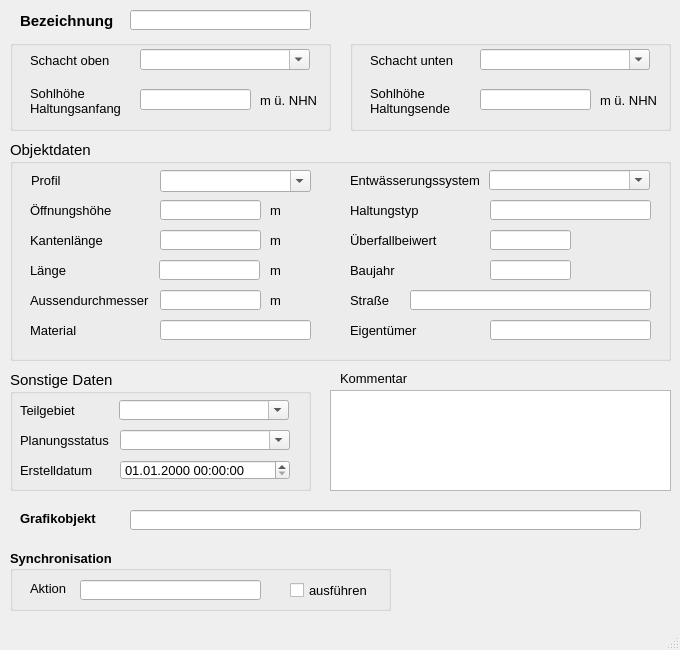
<?xml version="1.0" encoding="UTF-8"?>
<ui version="4.0">
 <class>MainWindow</class>
 <widget class="QMainWindow" name="MainWindow">
  <property name="geometry">
   <rect>
    <x>0</x>
    <y>0</y>
    <width>680</width>
    <height>650</height>
   </rect>
  </property>
  <property name="minimumSize">
   <size>
    <width>680</width>
    <height>650</height>
   </size>
  </property>
  <property name="font">
   <font>
    <family>Tahoma</family>
    <pointsize>10</pointsize>
   </font>
  </property>
  <property name="windowTitle">
   <string>Wehr</string>
  </property>
  <widget class="QWidget" name="centralwidget">
   <widget class="QTextEdit" name="kommentar">
    <property name="geometry">
     <rect>
      <x>330</x>
      <y>390</y>
      <width>341</width>
      <height>101</height>
     </rect>
    </property>
    <property name="font">
     <font>
      <family>Tahoma</family>
      <pointsize>10</pointsize>
     </font>
    </property>
    <property name="toolTip">
     <string>&lt;html&gt;&lt;head/&gt;&lt;body&gt;&lt;p&gt;Platz für zusätzliche Kommentare&lt;/p&gt;&lt;/body&gt;&lt;/html&gt;</string>
    </property>
    <property name="statusTip">
     <string>Platz für zusätzliche Kommentare</string>
    </property>
   </widget>
   <widget class="QLabel" name="label">
    <property name="geometry">
     <rect>
      <x>20</x>
      <y>10</y>
      <width>101</width>
      <height>21</height>
     </rect>
    </property>
    <property name="font">
     <font>
      <family>Tahoma</family>
      <pointsize>11</pointsize>
      <weight>75</weight>
      <bold>true</bold>
     </font>
    </property>
    <property name="text">
     <string>Bezeichnung</string>
    </property>
   </widget>
   <widget class="QGroupBox" name="groupBox_3">
    <property name="geometry">
     <rect>
      <x>10</x>
      <y>370</y>
      <width>301</width>
      <height>121</height>
     </rect>
    </property>
    <property name="font">
     <font>
      <family>Tahoma</family>
      <pointsize>11</pointsize>
     </font>
    </property>
    <property name="title">
     <string>Sonstige Daten</string>
    </property>
    <widget class="QComboBox" name="teilgebiet">
     <property name="geometry">
      <rect>
       <x>109</x>
       <y>30</y>
       <width>170</width>
       <height>20</height>
      </rect>
     </property>
     <property name="font">
      <font>
       <family>Tahoma</family>
       <pointsize>10</pointsize>
      </font>
     </property>
     <property name="toolTip">
      <string>&lt;html&gt;&lt;head/&gt;&lt;body&gt;&lt;p&gt;Zuordnung zu definiertem Teilgebiet&lt;/p&gt;&lt;/body&gt;&lt;/html&gt;</string>
     </property>
     <property name="statusTip">
      <string>Zuordnung zu definiertem Teilgebiet</string>
     </property>
     <property name="editable">
      <bool>true</bool>
     </property>
    </widget>
    <widget class="QLabel" name="label_11">
     <property name="geometry">
      <rect>
       <x>10</x>
       <y>30</y>
       <width>71</width>
       <height>20</height>
      </rect>
     </property>
     <property name="font">
      <font>
       <family>Tahoma</family>
       <pointsize>10</pointsize>
      </font>
     </property>
     <property name="text">
      <string>Teilgebiet</string>
     </property>
     <property name="buddy">
      <cstring>simstatus</cstring>
     </property>
    </widget>
    <widget class="QComboBox" name="simstatus">
     <property name="geometry">
      <rect>
       <x>110</x>
       <y>60</y>
       <width>170</width>
       <height>20</height>
      </rect>
     </property>
     <property name="font">
      <font>
       <family>Tahoma</family>
       <pointsize>10</pointsize>
      </font>
     </property>
     <property name="toolTip">
      <string>&lt;html&gt;&lt;head/&gt;&lt;body&gt;&lt;p&gt;aktueller Status (z.B. vorhanden, in Planung, etc.)&lt;/p&gt;&lt;/body&gt;&lt;/html&gt;</string>
     </property>
     <property name="statusTip">
      <string>aktueller Status (z.B. vorhanden, in Planung, etc.)</string>
     </property>
     <property name="editable">
      <bool>true</bool>
     </property>
    </widget>
    <widget class="QgsDateTimeEdit" name="createdat">
     <property name="geometry">
      <rect>
       <x>110</x>
       <y>90</y>
       <width>170</width>
       <height>20</height>
      </rect>
     </property>
     <property name="font">
      <font>
       <family>Tahoma</family>
       <pointsize>10</pointsize>
      </font>
     </property>
     <property name="currentSection">
      <enum>QDateTimeEdit::DaySection</enum>
     </property>
     <property name="displayFormat">
      <string>dd.MM.yyyy HH:mm:ss</string>
     </property>
    </widget>
    <widget class="QLabel" name="label_10">
     <property name="geometry">
      <rect>
       <x>10</x>
       <y>60</y>
       <width>111</width>
       <height>21</height>
      </rect>
     </property>
     <property name="font">
      <font>
       <family>Tahoma</family>
       <pointsize>10</pointsize>
      </font>
     </property>
     <property name="text">
      <string>Planungsstatus</string>
     </property>
     <property name="buddy">
      <cstring>simstatus</cstring>
     </property>
    </widget>
    <widget class="QLabel" name="label_71">
     <property name="geometry">
      <rect>
       <x>10</x>
       <y>90</y>
       <width>151</width>
       <height>21</height>
      </rect>
     </property>
     <property name="font">
      <font>
       <family>Tahoma</family>
       <pointsize>10</pointsize>
      </font>
     </property>
     <property name="text">
      <string>Erstelldatum</string>
     </property>
    </widget>
   </widget>
   <widget class="QGroupBox" name="groupBox_2">
    <property name="geometry">
     <rect>
      <x>10</x>
      <y>140</y>
      <width>661</width>
      <height>221</height>
     </rect>
    </property>
    <property name="font">
     <font>
      <family>Tahoma</family>
      <pointsize>11</pointsize>
     </font>
    </property>
    <property name="title">
     <string>Objektdaten</string>
    </property>
    <widget class="QComboBox" name="entwart">
     <property name="geometry">
      <rect>
       <x>479</x>
       <y>30</y>
       <width>161</width>
       <height>20</height>
      </rect>
     </property>
     <property name="font">
      <font>
       <family>Tahoma</family>
       <pointsize>10</pointsize>
      </font>
     </property>
     <property name="toolTip">
      <string>&lt;html&gt;&lt;head/&gt;&lt;body&gt;&lt;p&gt;vorh. Entwässerungssystem (z.B. Mischwasser, Regenwasser, etc.)&lt;/p&gt;&lt;/body&gt;&lt;/html&gt;</string>
     </property>
     <property name="statusTip">
      <string>vorh. Entwässerungssystem (z.B. Mischwasser, Regenwasser, etc.)</string>
     </property>
     <property name="editable">
      <bool>true</bool>
     </property>
    </widget>
    <widget class="QLabel" name="label_16">
     <property name="geometry">
      <rect>
       <x>260</x>
       <y>60</y>
       <width>20</width>
       <height>21</height>
      </rect>
     </property>
     <property name="font">
      <font>
       <family>Tahoma</family>
       <pointsize>10</pointsize>
      </font>
     </property>
     <property name="text">
      <string>m </string>
     </property>
    </widget>
    <widget class="QLabel" name="label_7">
     <property name="geometry">
      <rect>
       <x>20</x>
       <y>60</y>
       <width>100</width>
       <height>20</height>
      </rect>
     </property>
     <property name="font">
      <font>
       <family>Tahoma</family>
       <pointsize>10</pointsize>
      </font>
     </property>
     <property name="text">
      <string>Öffnungshöhe</string>
     </property>
    </widget>
    <widget class="QLineEdit" name="hoehe">
     <property name="geometry">
      <rect>
       <x>150</x>
       <y>60</y>
       <width>101</width>
       <height>20</height>
      </rect>
     </property>
     <property name="font">
      <font>
       <family>Tahoma</family>
       <pointsize>10</pointsize>
      </font>
     </property>
     <property name="toolTip">
      <string>&lt;html&gt;&lt;head/&gt;&lt;body&gt;&lt;p&gt;für grafische Darstellung im Längsschnitt&lt;/p&gt;&lt;/body&gt;&lt;/html&gt;</string>
     </property>
     <property name="statusTip">
      <string>für grafische Darstellung im Längsschnitt</string>
     </property>
    </widget>
    <widget class="QLabel" name="label_51">
     <property name="geometry">
      <rect>
       <x>340</x>
       <y>30</y>
       <width>140</width>
       <height>20</height>
      </rect>
     </property>
     <property name="font">
      <font>
       <family>Tahoma</family>
       <pointsize>10</pointsize>
      </font>
     </property>
     <property name="text">
      <string>Entwässerungssystem</string>
     </property>
    </widget>
    <widget class="QLabel" name="label_8">
     <property name="geometry">
      <rect>
       <x>20</x>
       <y>90</y>
       <width>100</width>
       <height>20</height>
      </rect>
     </property>
     <property name="font">
      <font>
       <family>Tahoma</family>
       <pointsize>10</pointsize>
      </font>
     </property>
     <property name="text">
      <string>Kantenlänge</string>
     </property>
    </widget>
    <widget class="QLineEdit" name="breite">
     <property name="geometry">
      <rect>
       <x>150</x>
       <y>90</y>
       <width>101</width>
       <height>20</height>
      </rect>
     </property>
     <property name="font">
      <font>
       <family>Tahoma</family>
       <pointsize>10</pointsize>
      </font>
     </property>
     <property name="toolTip">
      <string>&lt;html&gt;&lt;head/&gt;&lt;body&gt;&lt;p&gt;für grafische Darstellung im Längsschnitt&lt;/p&gt;&lt;/body&gt;&lt;/html&gt;</string>
     </property>
     <property name="statusTip">
      <string>für grafische Darstellung im Längsschnitt</string>
     </property>
    </widget>
    <widget class="QLabel" name="label_17">
     <property name="geometry">
      <rect>
       <x>260</x>
       <y>90</y>
       <width>20</width>
       <height>21</height>
      </rect>
     </property>
     <property name="font">
      <font>
       <family>Tahoma</family>
       <pointsize>10</pointsize>
      </font>
     </property>
     <property name="text">
      <string>m </string>
     </property>
    </widget>
    <widget class="QLabel" name="label_54">
     <property name="geometry">
      <rect>
       <x>21</x>
       <y>30</y>
       <width>91</width>
       <height>21</height>
      </rect>
     </property>
     <property name="font">
      <font>
       <family>Tahoma</family>
       <pointsize>10</pointsize>
      </font>
     </property>
     <property name="text">
      <string>Profil</string>
     </property>
    </widget>
    <widget class="QComboBox" name="profilnam">
     <property name="geometry">
      <rect>
       <x>150</x>
       <y>30</y>
       <width>151</width>
       <height>22</height>
      </rect>
     </property>
     <property name="font">
      <font>
       <family>Tahoma</family>
       <pointsize>10</pointsize>
      </font>
     </property>
     <property name="toolTip">
      <string/>
     </property>
     <property name="statusTip">
      <string>Profiltyp für das Rohr</string>
     </property>
     <property name="editable">
      <bool>true</bool>
     </property>
    </widget>
    <widget class="QLabel" name="label_27">
     <property name="geometry">
      <rect>
       <x>260</x>
       <y>150</y>
       <width>31</width>
       <height>21</height>
      </rect>
     </property>
     <property name="font">
      <font>
       <family>Tahoma</family>
       <pointsize>10</pointsize>
      </font>
     </property>
     <property name="text">
      <string>m</string>
     </property>
    </widget>
    <widget class="QLineEdit" name="laenge">
     <property name="geometry">
      <rect>
       <x>149</x>
       <y>120</y>
       <width>101</width>
       <height>20</height>
      </rect>
     </property>
     <property name="font">
      <font>
       <family>Tahoma</family>
       <pointsize>10</pointsize>
      </font>
     </property>
     <property name="toolTip">
      <string/>
     </property>
     <property name="statusTip">
      <string/>
     </property>
    </widget>
    <widget class="QLabel" name="label_21">
     <property name="geometry">
      <rect>
       <x>260</x>
       <y>120</y>
       <width>30</width>
       <height>20</height>
      </rect>
     </property>
     <property name="font">
      <font>
       <family>Tahoma</family>
       <pointsize>10</pointsize>
      </font>
     </property>
     <property name="text">
      <string>m </string>
     </property>
    </widget>
    <widget class="QLabel" name="label_13">
     <property name="geometry">
      <rect>
       <x>20</x>
       <y>150</y>
       <width>121</width>
       <height>21</height>
      </rect>
     </property>
     <property name="font">
      <font>
       <family>Tahoma</family>
       <pointsize>10</pointsize>
      </font>
     </property>
     <property name="text">
      <string>Aussendurchmesser</string>
     </property>
    </widget>
    <widget class="QLineEdit" name="aussendurchmesser">
     <property name="geometry">
      <rect>
       <x>150</x>
       <y>150</y>
       <width>101</width>
       <height>20</height>
      </rect>
     </property>
     <property name="toolTip">
      <string/>
     </property>
     <property name="statusTip">
      <string/>
     </property>
    </widget>
    <widget class="QLineEdit" name="material">
     <property name="geometry">
      <rect>
       <x>150</x>
       <y>180</y>
       <width>151</width>
       <height>20</height>
      </rect>
     </property>
     <property name="toolTip">
      <string/>
     </property>
     <property name="statusTip">
      <string/>
     </property>
    </widget>
    <widget class="QLabel" name="label_18">
     <property name="geometry">
      <rect>
       <x>20</x>
       <y>120</y>
       <width>151</width>
       <height>21</height>
      </rect>
     </property>
     <property name="font">
      <font>
       <family>Tahoma</family>
       <pointsize>10</pointsize>
      </font>
     </property>
     <property name="text">
      <string>Länge</string>
     </property>
    </widget>
    <widget class="QLabel" name="label_23">
     <property name="geometry">
      <rect>
       <x>20</x>
       <y>180</y>
       <width>101</width>
       <height>21</height>
      </rect>
     </property>
     <property name="font">
      <font>
       <family>Tahoma</family>
       <pointsize>10</pointsize>
      </font>
     </property>
     <property name="text">
      <string>Material</string>
     </property>
    </widget>
    <widget class="QLabel" name="label_19">
     <property name="geometry">
      <rect>
       <x>340</x>
       <y>60</y>
       <width>101</width>
       <height>21</height>
      </rect>
     </property>
     <property name="font">
      <font>
       <family>Tahoma</family>
       <pointsize>10</pointsize>
      </font>
     </property>
     <property name="text">
      <string>Haltungstyp</string>
     </property>
    </widget>
    <widget class="QLineEdit" name="strasse">
     <property name="geometry">
      <rect>
       <x>400</x>
       <y>150</y>
       <width>241</width>
       <height>20</height>
      </rect>
     </property>
     <property name="font">
      <font>
       <family>Tahoma</family>
       <pointsize>10</pointsize>
      </font>
     </property>
     <property name="toolTip">
      <string/>
     </property>
     <property name="statusTip">
      <string/>
     </property>
    </widget>
    <widget class="QLineEdit" name="haltungstyp">
     <property name="geometry">
      <rect>
       <x>480</x>
       <y>60</y>
       <width>161</width>
       <height>20</height>
      </rect>
     </property>
    </widget>
    <widget class="QLineEdit" name="baujahr">
     <property name="geometry">
      <rect>
       <x>480</x>
       <y>120</y>
       <width>81</width>
       <height>20</height>
      </rect>
     </property>
     <property name="toolTip">
      <string/>
     </property>
     <property name="statusTip">
      <string/>
     </property>
    </widget>
    <widget class="QLineEdit" name="eigentum">
     <property name="geometry">
      <rect>
       <x>480</x>
       <y>180</y>
       <width>161</width>
       <height>20</height>
      </rect>
     </property>
     <property name="toolTip">
      <string/>
     </property>
     <property name="statusTip">
      <string/>
     </property>
    </widget>
    <widget class="QLabel" name="label_20">
     <property name="geometry">
      <rect>
       <x>340</x>
       <y>180</y>
       <width>90</width>
       <height>21</height>
      </rect>
     </property>
     <property name="font">
      <font>
       <family>Tahoma</family>
       <pointsize>10</pointsize>
      </font>
     </property>
     <property name="text">
      <string>Eigentümer</string>
     </property>
    </widget>
    <widget class="QLabel" name="label_2">
     <property name="geometry">
      <rect>
       <x>340</x>
       <y>150</y>
       <width>65</width>
       <height>21</height>
      </rect>
     </property>
     <property name="font">
      <font>
       <family>Tahoma</family>
       <pointsize>10</pointsize>
      </font>
     </property>
     <property name="text">
      <string>Straße</string>
     </property>
    </widget>
    <widget class="QLabel" name="label_26">
     <property name="geometry">
      <rect>
       <x>340</x>
       <y>120</y>
       <width>101</width>
       <height>21</height>
      </rect>
     </property>
     <property name="font">
      <font>
       <family>Tahoma</family>
       <pointsize>10</pointsize>
      </font>
     </property>
     <property name="text">
      <string>Baujahr</string>
     </property>
    </widget>
    <widget class="QLineEdit" name="ks">
     <property name="geometry">
      <rect>
       <x>480</x>
       <y>90</y>
       <width>81</width>
       <height>20</height>
      </rect>
     </property>
     <property name="font">
      <font>
       <family>Tahoma</family>
       <pointsize>10</pointsize>
      </font>
     </property>
     <property name="toolTip">
      <string>&lt;html&gt;&lt;head/&gt;&lt;body&gt;&lt;p&gt;abhängig von Form der Wehrkrone (0,49 bis 0,75)&lt;/p&gt;&lt;/body&gt;&lt;/html&gt;</string>
     </property>
     <property name="statusTip">
      <string>abhängig von Form der Wehrkrone (0,49 bis 0,75)</string>
     </property>
    </widget>
    <widget class="QLabel" name="label_61">
     <property name="geometry">
      <rect>
       <x>340</x>
       <y>90</y>
       <width>110</width>
       <height>20</height>
      </rect>
     </property>
     <property name="font">
      <font>
       <family>Tahoma</family>
       <pointsize>10</pointsize>
      </font>
     </property>
     <property name="text">
      <string>Überfallbeiwert</string>
     </property>
    </widget>
   </widget>
   <widget class="QLineEdit" name="haltnam">
    <property name="geometry">
     <rect>
      <x>130</x>
      <y>10</y>
      <width>181</width>
      <height>20</height>
     </rect>
    </property>
    <property name="toolTip">
     <string>&lt;html&gt;&lt;head/&gt;&lt;body&gt;&lt;p&gt;Eindeutige Bezeichnung&lt;/p&gt;&lt;/body&gt;&lt;/html&gt;</string>
    </property>
    <property name="statusTip">
     <string>Eindeutige Bezeichnung</string>
    </property>
   </widget>
   <widget class="QLabel" name="label_22">
    <property name="geometry">
     <rect>
      <x>340</x>
      <y>370</y>
      <width>81</width>
      <height>16</height>
     </rect>
    </property>
    <property name="font">
     <font>
      <family>Tahoma</family>
      <pointsize>10</pointsize>
     </font>
    </property>
    <property name="text">
     <string>Kommentar</string>
    </property>
   </widget>
   <widget class="QGroupBox" name="groupBox_4">
    <property name="geometry">
     <rect>
      <x>350</x>
      <y>40</y>
      <width>321</width>
      <height>91</height>
     </rect>
    </property>
    <property name="font">
     <font>
      <family>Tahoma</family>
      <pointsize>11</pointsize>
     </font>
    </property>
    <property name="title">
     <string/>
    </property>
    <widget class="QLineEdit" name="sohleunten">
     <property name="geometry">
      <rect>
       <x>130</x>
       <y>49</y>
       <width>111</width>
       <height>21</height>
      </rect>
     </property>
     <property name="font">
      <font>
       <family>Tahoma</family>
       <pointsize>10</pointsize>
      </font>
     </property>
     <property name="toolTip">
      <string/>
     </property>
     <property name="statusTip">
      <string/>
     </property>
    </widget>
    <widget class="QLabel" name="label_9">
     <property name="geometry">
      <rect>
       <x>20</x>
       <y>10</y>
       <width>91</width>
       <height>21</height>
      </rect>
     </property>
     <property name="font">
      <font>
       <family>Tahoma</family>
       <pointsize>10</pointsize>
      </font>
     </property>
     <property name="text">
      <string>Schacht unten</string>
     </property>
    </widget>
    <widget class="QLabel" name="label_12">
     <property name="geometry">
      <rect>
       <x>20</x>
       <y>40</y>
       <width>101</width>
       <height>41</height>
      </rect>
     </property>
     <property name="font">
      <font>
       <family>Tahoma</family>
       <pointsize>10</pointsize>
      </font>
     </property>
     <property name="text">
      <string>Sohlhöhe
Haltungsende</string>
     </property>
    </widget>
    <widget class="QLabel" name="label_15">
     <property name="geometry">
      <rect>
       <x>250</x>
       <y>50</y>
       <width>61</width>
       <height>21</height>
      </rect>
     </property>
     <property name="font">
      <font>
       <family>Tahoma</family>
       <pointsize>10</pointsize>
      </font>
     </property>
     <property name="text">
      <string>m ü. NHN</string>
     </property>
    </widget>
    <widget class="QComboBox" name="schunten">
     <property name="geometry">
      <rect>
       <x>130</x>
       <y>9</y>
       <width>170</width>
       <height>21</height>
      </rect>
     </property>
     <property name="font">
      <font>
       <family>Tahoma</family>
       <pointsize>10</pointsize>
      </font>
     </property>
     <property name="toolTip">
      <string>&lt;html&gt;&lt;head/&gt;&lt;body&gt;&lt;p&gt;&lt;span style=&quot; font-family:'Calibri','sans-serif';&quot;&gt;Name des unteren Schachts&lt;/span&gt;&lt;/p&gt;&lt;/body&gt;&lt;/html&gt;</string>
     </property>
     <property name="statusTip">
      <string>Name des unteren Schachts</string>
     </property>
     <property name="editable">
      <bool>true</bool>
     </property>
    </widget>
   </widget>
   <widget class="QGroupBox" name="groupBox">
    <property name="geometry">
     <rect>
      <x>10</x>
      <y>40</y>
      <width>321</width>
      <height>91</height>
     </rect>
    </property>
    <property name="font">
     <font>
      <family>Tahoma</family>
      <pointsize>11</pointsize>
     </font>
    </property>
    <property name="title">
     <string/>
    </property>
    <widget class="QLabel" name="label_3">
     <property name="geometry">
      <rect>
       <x>20</x>
       <y>10</y>
       <width>91</width>
       <height>21</height>
      </rect>
     </property>
     <property name="font">
      <font>
       <family>Tahoma</family>
       <pointsize>10</pointsize>
      </font>
     </property>
     <property name="text">
      <string>Schacht oben</string>
     </property>
    </widget>
    <widget class="QLabel" name="label_5">
     <property name="geometry">
      <rect>
       <x>20</x>
       <y>40</y>
       <width>91</width>
       <height>41</height>
      </rect>
     </property>
     <property name="font">
      <font>
       <family>Tahoma</family>
       <pointsize>10</pointsize>
      </font>
     </property>
     <property name="text">
      <string>Sohlhöhe
Haltungsanfang</string>
     </property>
    </widget>
    <widget class="QLabel" name="label_14">
     <property name="geometry">
      <rect>
       <x>250</x>
       <y>50</y>
       <width>61</width>
       <height>21</height>
      </rect>
     </property>
     <property name="font">
      <font>
       <family>Tahoma</family>
       <pointsize>10</pointsize>
      </font>
     </property>
     <property name="text">
      <string>m ü. NHN</string>
     </property>
    </widget>
    <widget class="QComboBox" name="schoben">
     <property name="geometry">
      <rect>
       <x>130</x>
       <y>9</y>
       <width>170</width>
       <height>21</height>
      </rect>
     </property>
     <property name="font">
      <font>
       <family>Tahoma</family>
       <pointsize>10</pointsize>
      </font>
     </property>
     <property name="toolTip">
      <string>&lt;html&gt;&lt;head/&gt;&lt;body&gt;&lt;p&gt;&lt;span style=&quot; font-family:'Calibri','sans-serif';&quot;&gt;Name des oberen Schachts&lt;/span&gt;&lt;/p&gt;&lt;/body&gt;&lt;/html&gt;</string>
     </property>
     <property name="statusTip">
      <string>Name des oberen Schachts</string>
     </property>
     <property name="editable">
      <bool>true</bool>
     </property>
    </widget>
    <widget class="QLineEdit" name="sohleoben">
     <property name="geometry">
      <rect>
       <x>130</x>
       <y>49</y>
       <width>111</width>
       <height>21</height>
      </rect>
     </property>
     <property name="font">
      <font>
       <family>Tahoma</family>
       <pointsize>10</pointsize>
      </font>
     </property>
     <property name="toolTip">
      <string/>
     </property>
     <property name="statusTip">
      <string/>
     </property>
    </widget>
   </widget>
   <widget class="QGroupBox" name="groupBox_sync">
    <property name="geometry">
     <rect>
      <x>10</x>
      <y>550</y>
      <width>381</width>
      <height>61</height>
     </rect>
    </property>
    <property name="font">
     <font>
      <family>Tahoma</family>
      <pointsize>10</pointsize>
      <weight>75</weight>
      <bold>true</bold>
     </font>
    </property>
    <property name="title">
     <string>Synchronisation</string>
    </property>
    <widget class="QCheckBox" name="status">
     <property name="geometry">
      <rect>
       <x>280</x>
       <y>30</y>
       <width>101</width>
       <height>21</height>
      </rect>
     </property>
     <property name="font">
      <font>
       <family>Tahoma</family>
       <pointsize>10</pointsize>
       <weight>50</weight>
       <bold>false</bold>
      </font>
     </property>
     <property name="toolTip">
      <string>Synchronisation aktivieren</string>
     </property>
     <property name="statusTip">
      <string>Synchronisation aktivieren</string>
     </property>
     <property name="text">
      <string>ausführen</string>
     </property>
    </widget>
    <widget class="QLabel" name="label_24">
     <property name="geometry">
      <rect>
       <x>20</x>
       <y>30</y>
       <width>51</width>
       <height>16</height>
      </rect>
     </property>
     <property name="font">
      <font>
       <family>Tahoma</family>
       <pointsize>10</pointsize>
       <weight>50</weight>
       <bold>false</bold>
      </font>
     </property>
     <property name="text">
      <string>Aktion</string>
     </property>
    </widget>
    <widget class="QLineEdit" name="aktion">
     <property name="geometry">
      <rect>
       <x>70</x>
       <y>30</y>
       <width>181</width>
       <height>20</height>
      </rect>
     </property>
     <property name="toolTip">
      <string>&lt;html&gt;&lt;head/&gt;&lt;body&gt;&lt;p&gt;Maßnahme zur Synchronisation&lt;/p&gt;&lt;/body&gt;&lt;/html&gt;</string>
     </property>
     <property name="statusTip">
      <string>Maßnahme zur Synchronisation</string>
     </property>
    </widget>
   </widget>
   <widget class="QLabel" name="label_25">
    <property name="geometry">
     <rect>
      <x>20</x>
      <y>510</y>
      <width>101</width>
      <height>16</height>
     </rect>
    </property>
    <property name="font">
     <font>
      <family>Tahoma</family>
      <pointsize>10</pointsize>
      <weight>75</weight>
      <bold>true</bold>
     </font>
    </property>
    <property name="text">
     <string>Grafikobjekt</string>
    </property>
   </widget>
   <widget class="QLineEdit" name="objekt">
    <property name="geometry">
     <rect>
      <x>130</x>
      <y>510</y>
      <width>511</width>
      <height>20</height>
     </rect>
    </property>
    <property name="toolTip">
     <string>&lt;html&gt;&lt;head/&gt;&lt;body&gt;&lt;p&gt;Textbeschreibung (WKT) des Grafikobjekts&lt;/p&gt;&lt;/body&gt;&lt;/html&gt;</string>
    </property>
    <property name="statusTip">
     <string>Textbeschreibung des Grafikobjekts</string>
    </property>
   </widget>
  </widget>
  <widget class="QMenuBar" name="menubar">
   <property name="geometry">
    <rect>
     <x>0</x>
     <y>0</y>
     <width>680</width>
     <height>22</height>
    </rect>
   </property>
  </widget>
  <widget class="QStatusBar" name="statusbar"/>
 </widget>
 <customwidgets>
  <customwidget>
   <class>QgsDateTimeEdit</class>
   <extends>QDateTimeEdit</extends>
   <header>qgsdatetimeedit.h</header>
  </customwidget>
 </customwidgets>
 <resources/>
 <connections/>
</ui>
